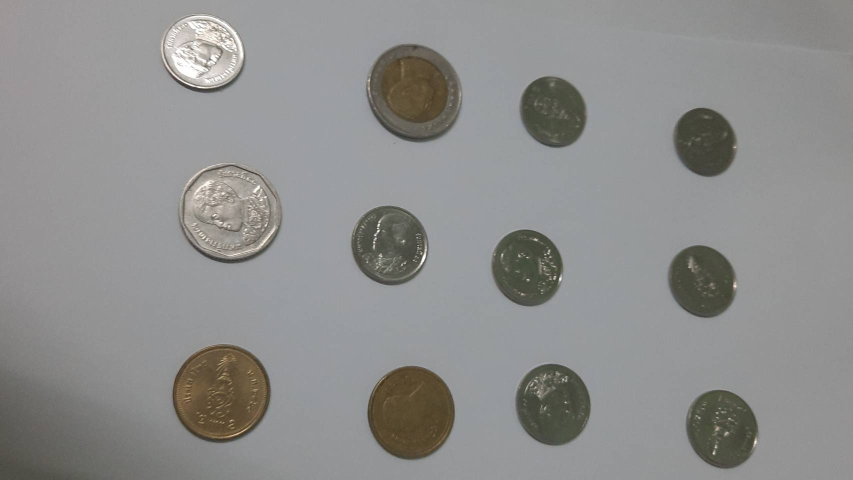
#> input picture coin_detection/coin.jpg, 1705 x 959 px, given in place of Coin.mp4, which was not available (shown at 1/2 size)
$ python test.py
#> lines starting #> are read from the running program, lines starting #| are printed output that depends on the picture; after the words box and inside, x2 and y2 are one past the last pixel; in counts of white or black regions, pixels touching at a corner belong together; pictures that were not available may be replaced by others from this repository, and a replacement may not be noted
import cv2
import numpy as np
cap= cv2.imread('')
cap=cv2.VideoCapture("Coin.mp4")

while(cap.read()) :

     ref,frame = cap.read()
#> frame is the input picture: shape (959, 1705, 3); mean B, G, R 140.8, 141.8, 141.7
     print(frame)
#> (printed output is left out)
     print(len(frame))
#| 959
     roi=frame[:1080,0:1920]
     print(roi)
#> (printed output is left out)

     gray=cv2.cvtColor(frame,cv2.COLOR_BGR2GRAY)
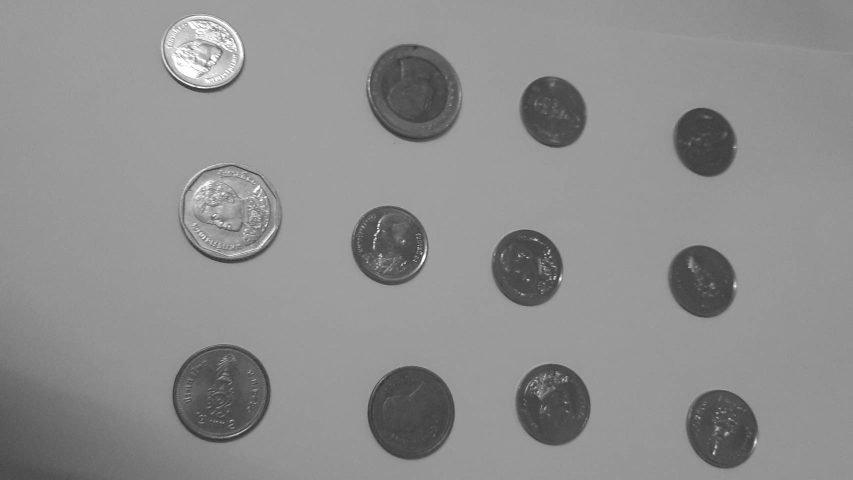
#> gray: shape (959, 1705) (shown at 1/2 size); min 37, max 255, mean 141.7
     gray_blur=cv2.GaussianBlur(gray,(15,15),0)
     thresh=cv2.adaptiveThreshold(gray_blur,255,cv2.ADAPTIVE_THRESH_GAUSSIAN_C,cv2.THRESH_BINARY_INV,11,1)
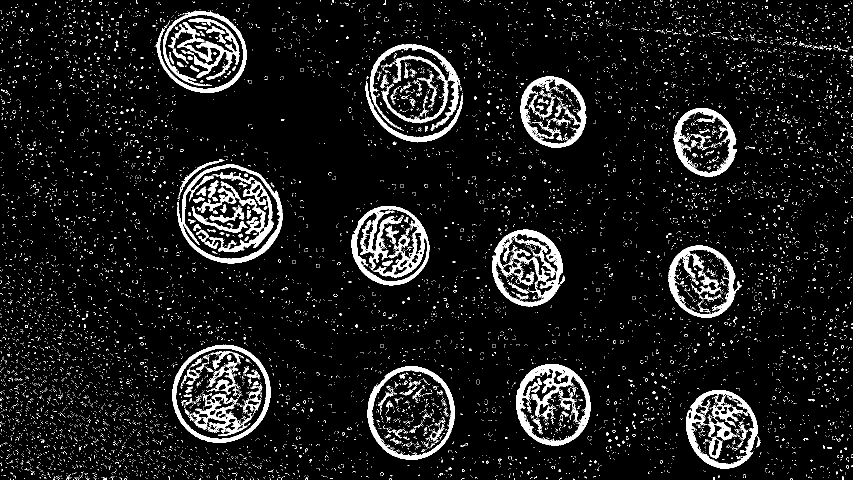
#> thresh: shape (959, 1705) (shown at 1/2 size); 8% white; 11289 white regions (11072 under 20 px), largest, box (x1, y1, x2, y2) and area: (703, 412, 859, 571) 8250, (1032, 728, 1181, 891) 7025, (740, 88, 921, 262) 5854
     kernel=np.ones((3,3),np.uint8)
     closing=cv2.morphologyEx(thresh,cv2.MORPH_CLOSE,kernel,iterations=4)
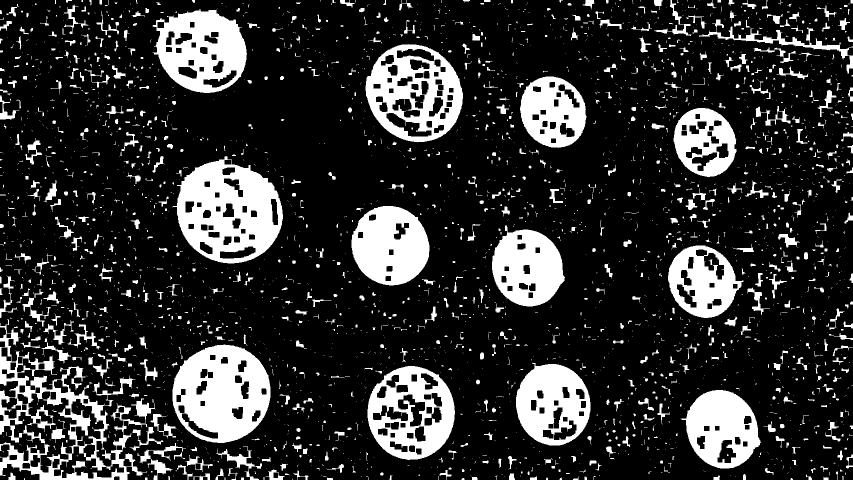
#> closing: shape (959, 1705) (shown at 1/2 size); 19.2% white; 3296 white regions (2516 under 20 px)

     result_img=closing.copy()
     contours,hierachy=cv2.findContours(result_img,cv2.RETR_EXTERNAL,cv2.CHAIN_APPROX_SIMPLE)
#> contours = 3274 contours, 2761 with area under 20; largest, box (x1, y1, x2, y2) and area: (0, 639, 310, 959) 41516, (345, 312, 566, 527) 33638, (345, 689, 541, 886) 29948, (731, 88, 926, 285) 29022, (735, 732, 910, 920) 25319
     counter=0
     for cnt in contours:
         area = cv2.contourArea(cnt)
         if area<5000 or area > 6000:
             continue
        #  cv2.drawContours(frame,[cnt],-1,(0,255,255),2)
         ellipse = cv2.fitEllipse(cnt)
         cv2.circle(frame,(100,1000),100, (0,0,255), 3)
        #  cv2.ellipse(frame,ellipse, (0,0,255), 1)
         counter+=1
#> this loop made 3274 passes
#> area on passes 7, 10, 11: 22, 27.5, 38.5
#> after the loop, counter = 0

     cv2.putText(roi,str(counter),(10,100),cv2.FONT_HERSHEY_SIMPLEX,4,(255,0,0),2,cv2.LINE_AA)
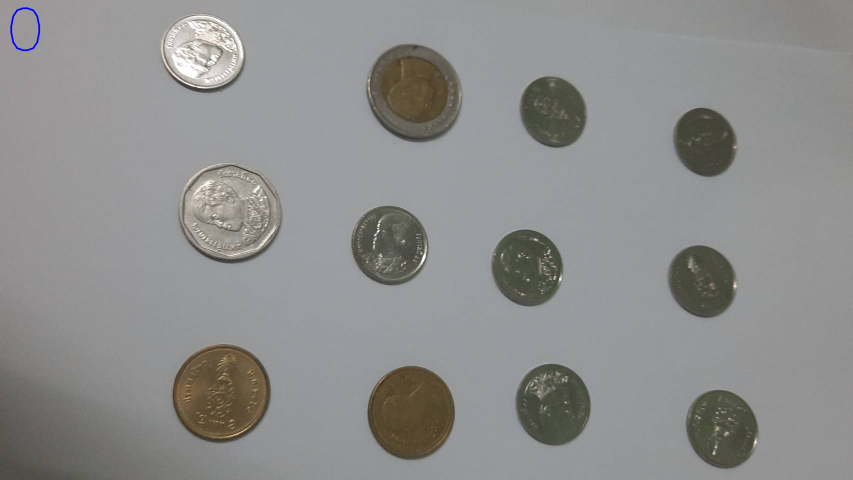
#> roi: shape (959, 1705, 3) (shown at 1/2 size); 0.07% of pixels changed, all inside (x1, y1, x2, y2) = (20, 14, 81, 103)
     cv2.imshow("Show",roi)

     if cv2.waitKey(2) & 0xFF==ord('q'):
#> (key q is pressed here)
         break

cap.release()
cv2.destroyAllWindows()
